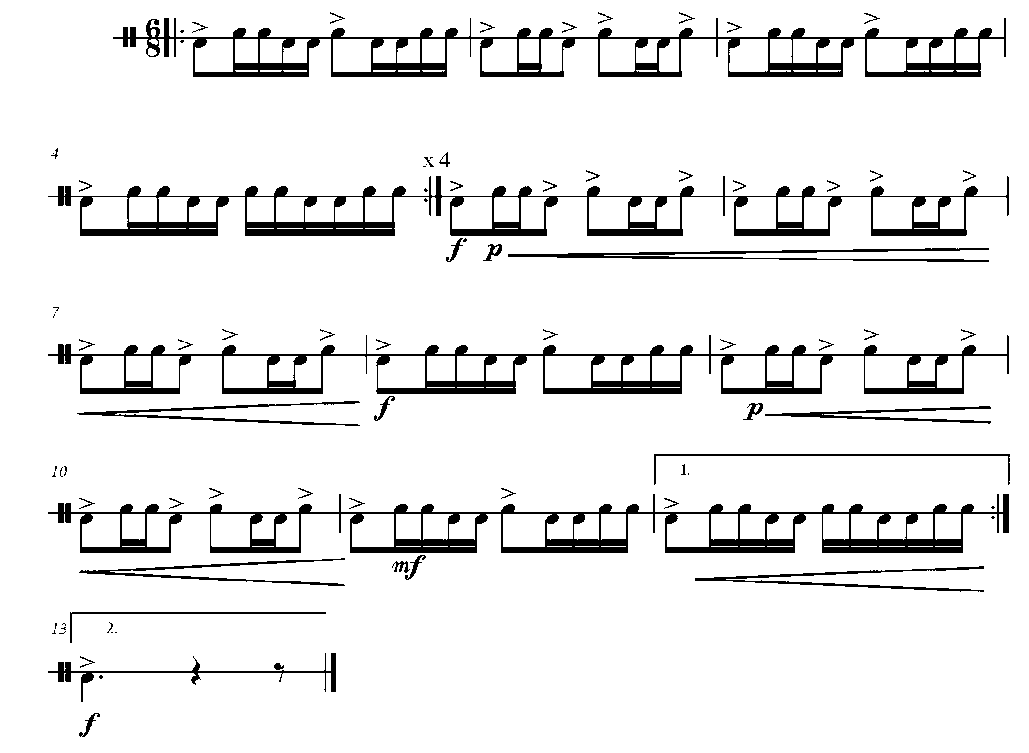
//> input picture partition.png, 1029 x 753 px; the run also reads 1 picture not shown here
$ ./main   (built with g++ and OpenCV 4)
//> lines starting //> are read from the running program, lines starting //| are printed output that depends on the picture; after the words box and inside, x2 and y2 are one past the last pixel; in counts of white or black regions, pixels touching at a corner belong together
### TemplateMatching.hpp
//
// Created by root on 12/13/18.
//
#include <opencv2/core.hpp>

#ifndef OPENCV_TEMPLATEMATCHING_HPP
#define OPENCV_TEMPLATEMATCHING_HPP


class TemplateMatching {

private:
    double MinValue;
    double MaxValue;
    cv::Point MinLoc;
    cv::Point MaxLoc;
    cv::Point MatchLoc;

public:
    TemplateMatching(cv::Mat, cv::Mat, int);

};


#endif //OPENCV_TEMPLATEMATCHING_HPP

### main.cpp
#include <iostream>
#include <opencv2/highgui.hpp>
#include <opencv2/imgproc.hpp>
#include <opencv2/imgcodecs.hpp>
#include <opencv2/core.hpp>
#include "TemplateMatching.hpp"


int main(){
    char retry{'y'};
    int MatchTemplateMethod;
    double maxValue = 255;
    double thresh = 127;


    while (retry == ('y')) {
        std::cout << "Which matchTemplate method to use ? " << std::endl;
        std::cin >> MatchTemplateMethod;
//> the answer given: 1
        if (MatchTemplateMethod > 5 || MatchTemplateMethod < 0) {
            std::cerr << "MatchMethodTemplate !(0;5)";
            return -1;
        }

        cv::Mat Logo = cv::imread("./partition.png", cv::IMREAD_GRAYSCALE);
//> Logo: 753 rows x 1029 cols, CV_8UC1; 91.9% white; 88 black regions (29 under 20 px)
        cv::Mat Template = cv::imread("./accent.png", cv::IMREAD_GRAYSCALE);

        if (Logo.empty() || Template.empty()) {
            std::cerr << "one or both images are wrongly named" << std::endl;
            return -1;
        }


        cv::Mat ThresholdResult;
        cv::threshold(Logo, ThresholdResult, thresh, maxValue, cv::THRESH_BINARY);

        //auto result = TemplateMatching(ThresholdResult, Template, MatchTemplateMethod);


        std::vector<std::vector<cv::Point>> contours; //copy pasted
        findContours(ThresholdResult, contours, cv::RETR_LIST, cv::CHAIN_APPROX_SIMPLE);
//> contours = 293 contours, 125 with area under 20; largest, box (x1, y1, x2, y2) and area: (0, 0, 1029, 753) 773056, (47, 493, 1010, 554) 33134, (47, 334, 1010, 395) 31044, (47, 175, 1010, 237) 30956, (112, 17, 1007, 78) 29746

        for (int i = 0; i < contours.size(); ++i) {
            cv::Mat1b mask(ThresholdResult.rows, ThresholdResult.cols, uchar(0));
            drawContours(mask, contours, i, cv::Scalar(127));

            cv::Point max_point;
            double max_val;
            cv::minMaxLoc(ThresholdResult, NULL, &max_val, NULL, &max_point, mask);

            rectangle(ThresholdResult, cv::Rect(max_point.x, max_point.y, Template.cols, Template.rows),
                      cv::Scalar(127), 2);
        }
//> this loop made 293 passes
//> (max_val, max_point) on passes 1 to 3: (255, Point(80, 731)), (255, Point(94, 712)), (255, Point(200, 678))
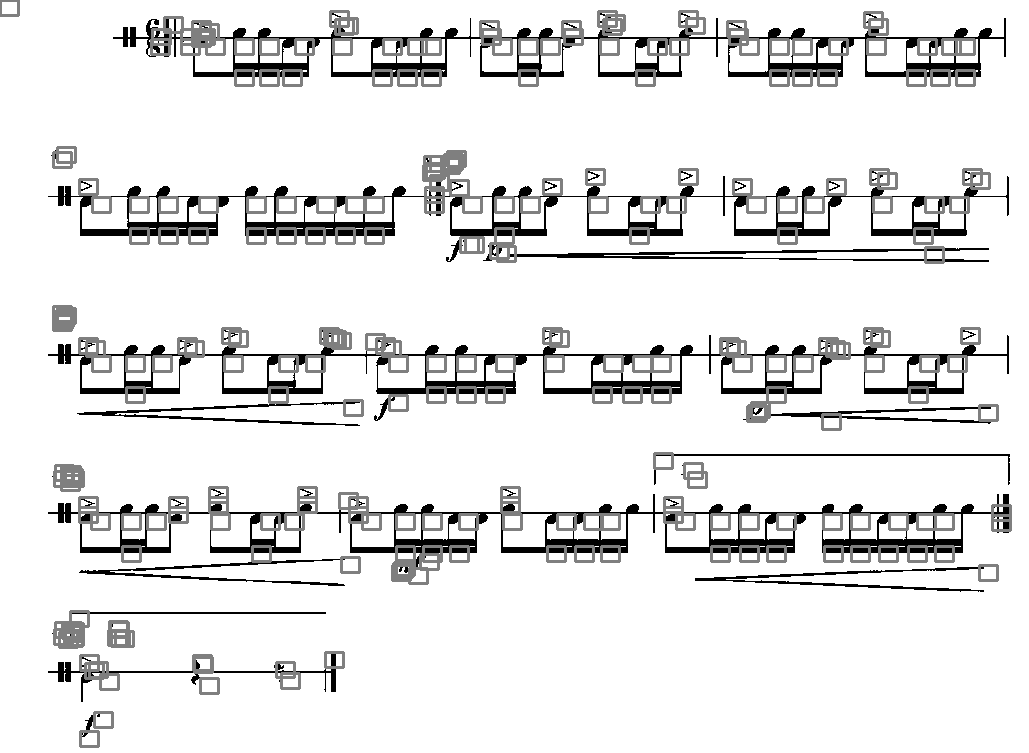
//> ThresholdResult: 753 rows x 1029 cols, CV_8UC1; min 0, max 255, mean 229.6


        cv::imshow("Partition_window", ThresholdResult);
        cv::waitKey(0);
        cv::destroyAllWindows();

        std::cout << "wanna retry ? y/n" << std::endl;
        std::cin >> retry;
//> the answer given: n
    }
    return 0;
}
